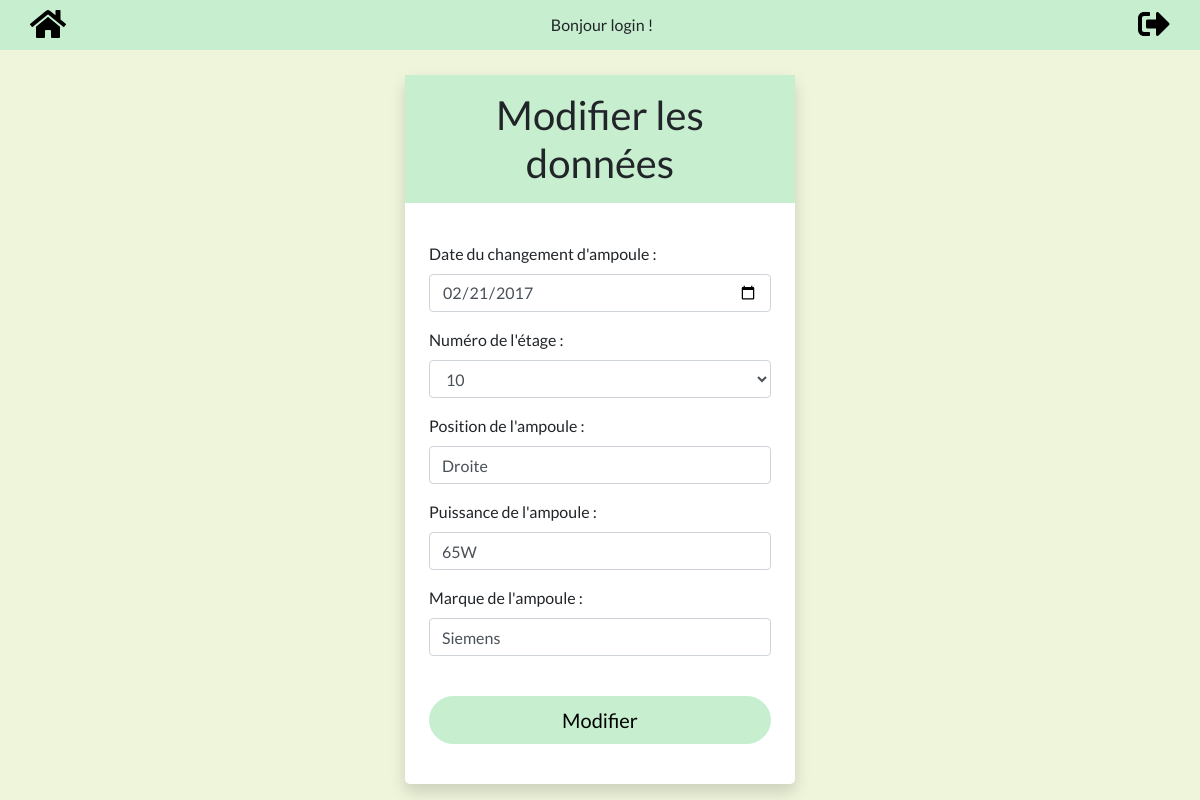
Page /modify.php?edit=1&id=33 (signed in) on the committed database.
### tables this page shows
CREATE TABLE `ampoule` (
  `id` int(11) NOT NULL AUTO_INCREMENT,
  `date_changement` date NOT NULL,
  `etage` varchar(50) NOT NULL,
  `position` varchar(20) NOT NULL,
  `puissance_ampoule` varchar(70) NOT NULL,
  `marque_ampoule` varchar(50) NOT NULL,
  PRIMARY KEY (`id`)
);

### modify.php (the view, shortened to what this page needs)
<?php
    require_once('database.php');
    $dateChange= '';
    $etage= '';
    $position= '';
    $puissance= '';
    $marque='';
    if(isset($_GET['id']) && isset($_GET['edit'])){
        $sql= 'SELECT id, date_changement, etage, position, puissance_ampoule, marque_ampoule FROM ampoule WHERE id=:id';
        $sth = $dbh->prepare($sql);
        $sth->bindParam(':id', $_GET['id'], PDO::PARAM_INT);
        $sth->execute();
        $result = $sth->fetch(PDO::FETCH_ASSOC);
        $dateChange=$result['date_changement'];
        $etage=$result['etage'];
        $position= $result['position'];
        $puissance= $result['puissance_ampoule'];
        $marque=$result['marque_ampoule'];
    }
?>
<!DOCTYPE html>
<html lang="FR">
    <head>
        <link rel="stylesheet" href="https://stackpath.bootstrapcdn.com/bootstrap/4.5.0/css/bootstrap.min.css">
        <link rel="stylesheet" href="style.css">
    </head>
    <body>
        <div class="container-fluid navbar">
                <div class="container d-flex lign-items-center">
                <div class="returnbutton">
                        <a href="accueil.php" title="Retour à l'accueil">
                            <i class="fas fa-home fa-2x" style="color:black;"></i>
                        </a>
            </div>
                    <div>
                        <?php
                        echo '<p class="echo">Bonjour ' .$_SESSION['username']. ' ! </p>'
                        ?>
                    </div>
                    <div>
                        <a href="deco.php" title="Se déconnecter"> <i class="fas fa-sign-out-alt fa-2x" style="color:black;"></i></a>
                    </div>
                </div>
            </div>
        <div class="container-fluid mt-3 ">
            <main>
            <div class="container responsive-table-line shadow bg-white rounded-lg offset-lg-4 col-lg-4 my-3">
            <div class="title">
                <?php
                        if (isset($_GET['id']) && isset($_GET['edit'])){
                            $edadd= "Modifier les données";
                        }else{
                            $edadd= "Ajouter un changement";
                        }
                ?>
                <h1 class="p-3"><?=$edadd ?></h1>
            </div>
            <form action='' method='POST' class=" p-4 ">
                <div class="pb-3">
                <label> Date du changement d'ampoule : </label>
                    <input type="date" name='date_changement' id='date_changement' value="<?=$dateChange; ?>" class="form-control " required>
                </div>
                <div class="pb-3">
                    <label for="etage">Numéro de l'étage :</label>
                    <select name='etage' id='etage' class="form-control" required>
                            <option <?php if ($etage =='10'){echo "selected";}?> >10</option>
                    </select>
                </div>
                <div class="pb-3">
                    <label>Position de l'ampoule :</label>
                    <input type="text" name='position' id='position' placeholder="droite, gauche, fond du couloir, ..." value="<?=$position; ?>" class="form-control" required>
                </div>
                <div class="pb-3">
                    <label>Puissance de l'ampoule : </label>
                    <input type="text" name='puissance_ampoule' id='puissance_ampoule' placeholder="40W, 60W, 75W, ..." value="<?=$puissance; ?>" class="form-control" required>
                </div>
                <div class="pb-3">
                    <label>Marque de l'ampoule : </label>
                    <input type="text" name='marque_ampoule' id='marque_ampoule' placeholder="Marque" value="<?=$marque; ?>" class="form-control" required>
                </div>
                <br>
                <div class="text-center pb-3">
                    <?php
                        if (isset($_GET['id']) && isset($_GET['edit'])){
                            $button= "Modifier";
                        }else{
                            $button= "Ajouter";
                        }
                    ?>
                    <button type="submit" class="btn btn-outline-primary btn-lg btn-block center rounded-pill "><?=$button ?></button>
                </div>
            </form>
        </div>
        </main>
    </body>
</html>

### style.css (style rules this page uses)
body { font-family: 'Lato', sans-serif; font-size: 16px; background-color: #eef5db; margin:auto; }
.container { padding:0; margin: auto; }
h1 { text-align: center; margin-bottom: 15px; }
.title { background-color: #c7efcf; margin:0; }
.btn-outline-primary { background-color: #c7efcf; color: black; border-color: #c7efcf; }
.returnbutton { text-align: center; }
.echo { margin:0; }
.navbar { margin: 0; background-color: #c7efcf; }
main { margin-top: 25px; }

### rows in the picture
ampoule: date_changement "02/21/2017", etage "10", position "Droite", puissance_ampoule "65W", marque_ampoule "Siemens"

### other values in the picture
$_SESSION['username'] "login"
$edadd "Modifier les données"
$button "Modifier"
